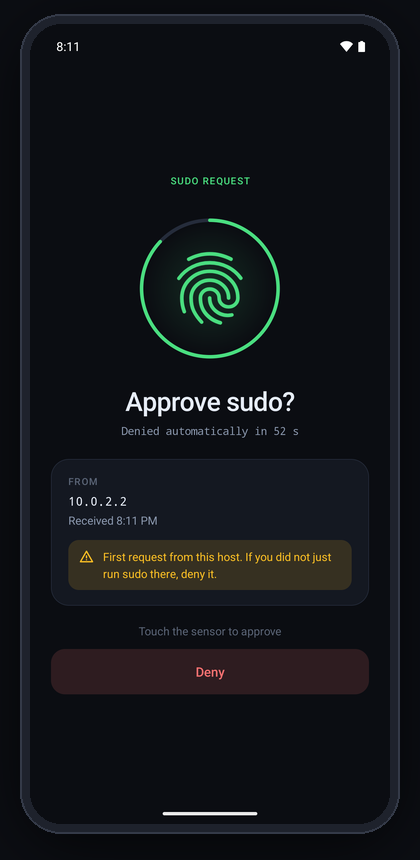
#> input picture docs/images/approval.png, 420 x 860 px
$ python frame_screenshot.py ../docs/images/approval.png out.png
#> lines starting #> are read from the running program, lines starting #| are printed output that depends on the picture; after the words box and inside, x2 and y2 are one past the last pixel; in counts of white or black regions, pixels touching at a corner belong together
#!/usr/bin/env python3
"""Frame a phone screenshot for the README and the store listing: 430x860 (exactly 2:1, the most
Google Play accepts), the screen inside a plain dark bezel on the page background. Every image in docs/images (except hero.png) is made
this way, so they line up side by side.

    python3 tools/frame_screenshot.py shot.png docs/images/approval.png
    adb exec-out screencap -p > shot.png                      # 1080x2400 from the emulator

Needs Pillow. Dev tool only; nothing in the app or the installer uses it.
"""
import sys

from PIL import Image, ImageDraw

W, H = 430, 860
BG = (9, 11, 15)
EDGE = (52, 58, 72)
BEZEL = (30, 34, 44)
SCREEN = (35, 30, 395, 830)          # where the screenshot goes: 360 x 800 (the 9:20 of 1080x2400)


def rounded(size, box, radius, fill):
    m = Image.new("L", size, 0)
    ImageDraw.Draw(m).rounded_rectangle(box, radius=radius, fill=255)
    return Image.new("RGB", size, fill), m


def main():
    if len(sys.argv) != 3:
        sys.exit(__doc__)
    shot = Image.open(sys.argv[1]).convert("RGB")
#> shot is the input picture: PIL image 420x860 RGB; mean R, G, B 18.6, 21.2, 24.7
    out = Image.new("RGB", (W, H), BG)
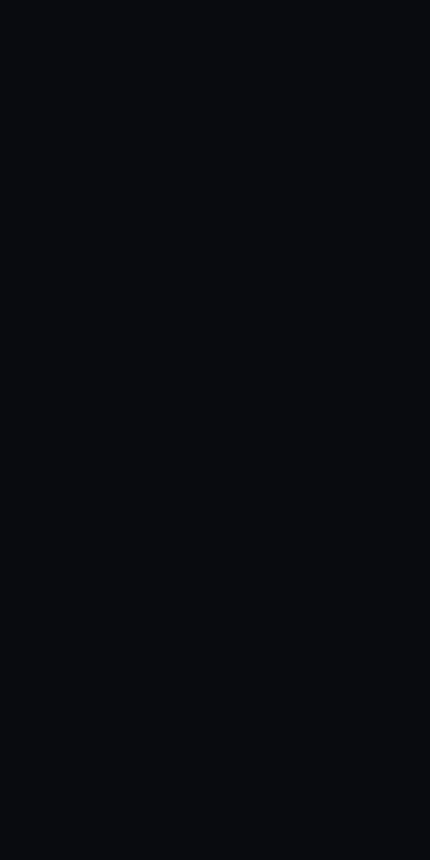
#> out: PIL image 430x860 RGB; mean R, G, B 9, 11, 15
    for box, radius, color in (((25, 20, 405, 840), 46, EDGE), ((27, 22, 403, 838), 44, BEZEL)):
        layer, mask = rounded((W, H), box, radius, color)
        out.paste(layer, (0, 0), mask)
#> this loop made 2 passes
#> pass 1, in main, `layer, mask = rounded((W, H), box, radius, color)`:
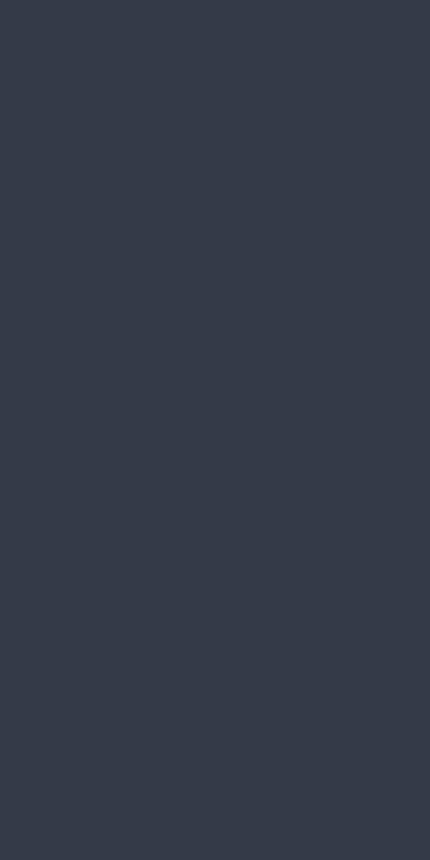
#> layer: PIL image 430x860 RGB; mean R, G, B 52, 58, 72
#> pass 1, in main, `layer, mask = rounded((W, H), box, radius, color)`:
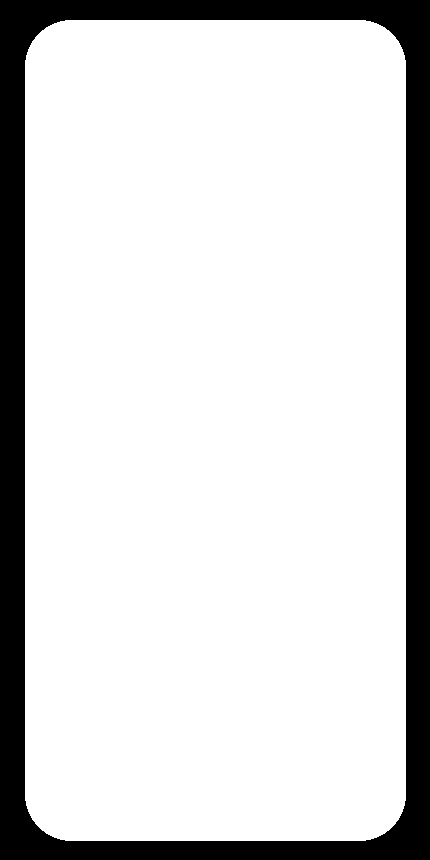
#> mask: PIL image 430x860 L; 84.1% white; 1 black region, box (x1, y1, x2, y2) and area: (0, 0, 430, 860) 58879
#> after the loop:
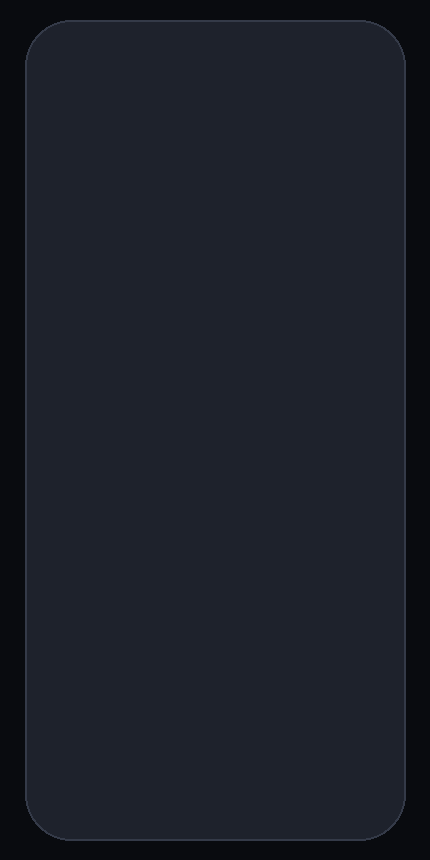
#> out: PIL image 430x860 RGB; mean R, G, B 26.9, 30.6, 39.7
    x0, y0, x1, y1 = SCREEN
    screen = shot.resize((x1 - x0, y1 - y0), Image.LANCZOS)
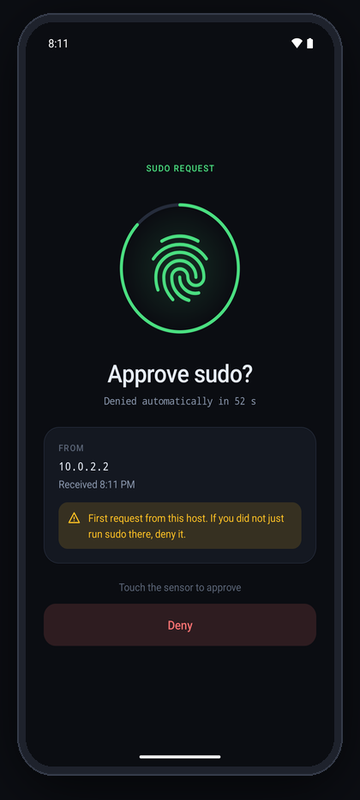
#> screen: PIL image 360x800 RGB; mean R, G, B 18.7, 21.2, 24.7
    mask = Image.new("L", screen.size, 0)
#> mask: PIL image 360x800 L; every value is 0
    ImageDraw.Draw(mask).rounded_rectangle((0, 0, screen.size[0] - 1, screen.size[1] - 1), radius=34, fill=255)
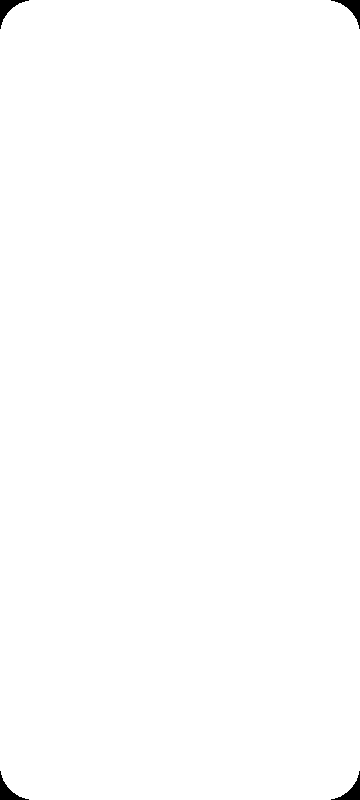
#> mask: PIL image 360x800 L; 99.6% white; 4 black regions, box (x1, y1, x2, y2) and area: (0, 0, 29, 29) 260, (331, 0, 360, 29) 260, (0, 771, 29, 800) 260, (331, 771, 360, 800) 260
    out.paste(screen, (x0, y0), mask)
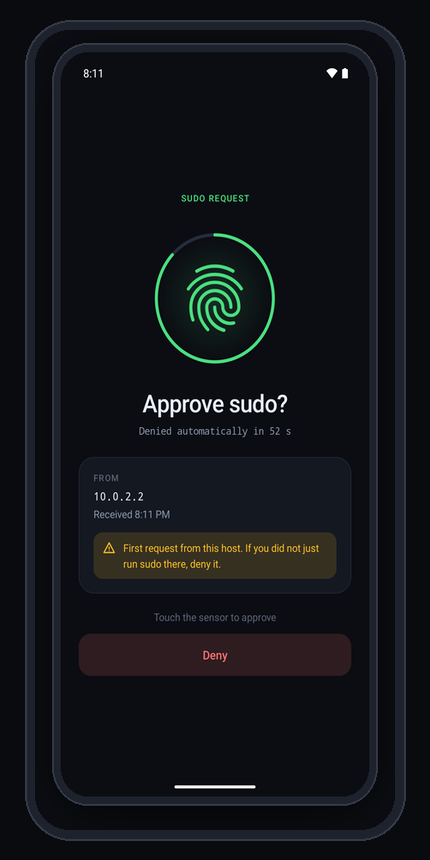
#> out: PIL image 430x860 RGB; mean R, G, B 18.1, 20.7, 24.8
    out.save(sys.argv[2], optimize=True)


if __name__ == "__main__":
    main()

$ run again, with docs/images/approved.png copied over docs/images/approval.png
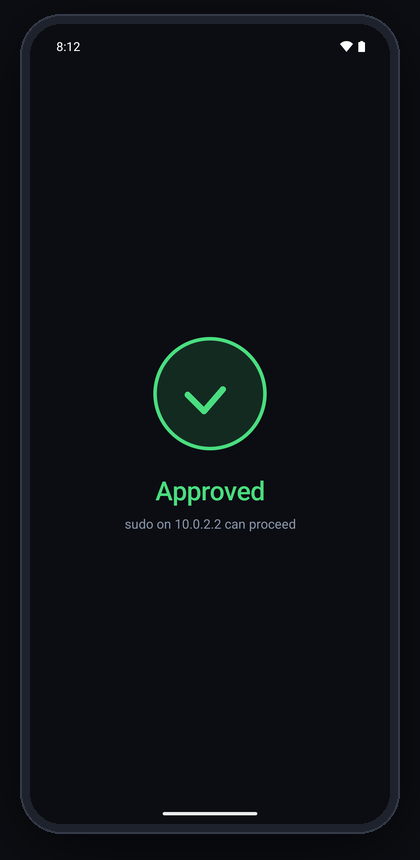
#> input picture docs/images/approved.png, 420 x 860 px
#> in main, shot is the input picture: PIL image 420x860 RGB; mean R, G, B 13.3, 16.9, 21.1
#> in main, `screen = shot.resize((x1 - x0, y1 - y0), Image.LANCZOS)`:
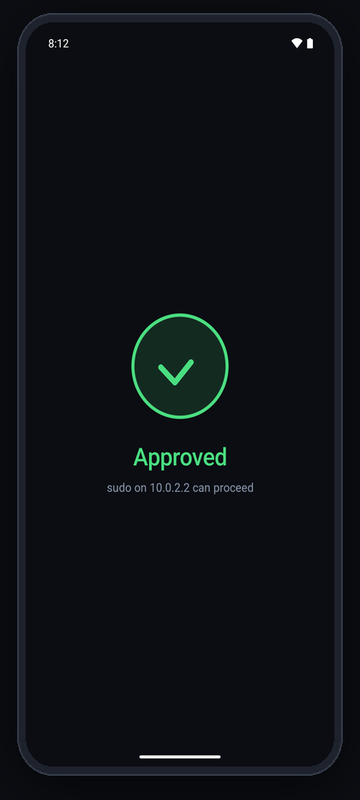
#> screen: PIL image 360x800 RGB; mean R, G, B 13.3, 16.9, 21.1
#> in main, `out.paste(screen, (x0, y0), mask)`:
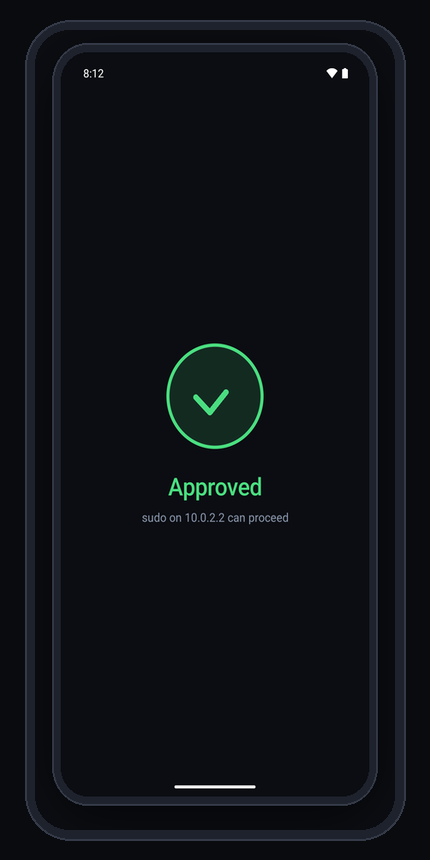
#> out: PIL image 430x860 RGB; mean R, G, B 14, 17.4, 22
